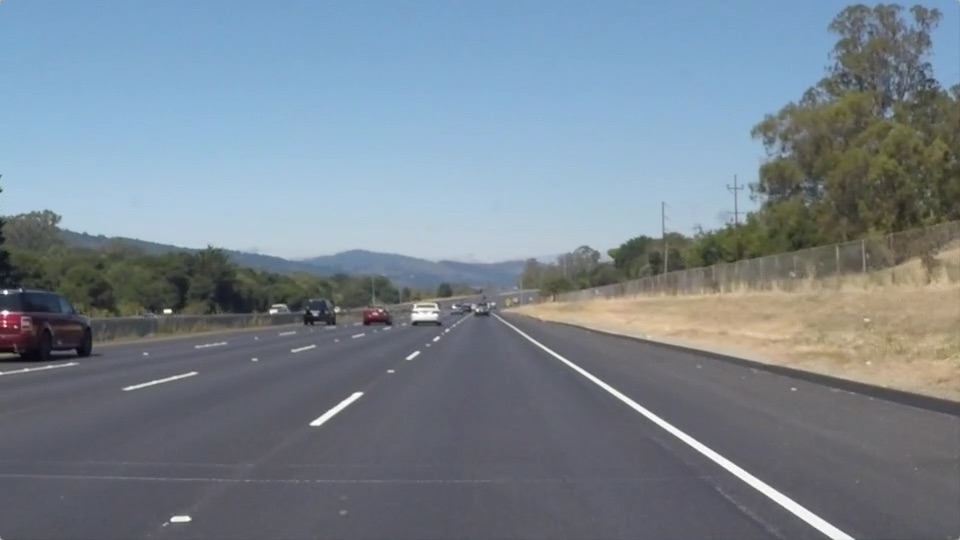
#> input picture CarND-LaneLines-P1-master/test_images/solidWhiteRight.jpg, 960 x 540 px
$ jupyter execute --allow-errors P1.ipynb   (shell and % lines are left out)
#> lines starting #> are read from the running program, lines starting #| are printed output that depends on the picture; after the words box and inside, x2 and y2 are one past the last pixel; in counts of white or black regions, pixels touching at a corner belong together
# Self-Driving Car Engineer Nanodegree

## Project: **Finding Lane Lines on the Road**
***
In this project, you will use the tools you learned about in the lesson to identify lane lines on the road.  You can develop your pipeline on a series of individual images, and later apply the result to a video stream (really just a series of images). Check out the video clip "raw-lines-example.mp4" (also contained in this repository) to see what the output should look like after using the helper functions below.

Once you have a result that looks roughly like "raw-lines-example.mp4", you'll need to get creative and try to average and/or extrapolate the line segments you've detected to map out the full extent of the lane lines.  You can see an example of the result you're going for in the video "P1_example.mp4".  Ultimately, you would like to draw just one line for the left side of the lane, and one for the right.

In addition to implementing code, there is a brief writeup to complete. The writeup should be completed in a separate file, which can be either a markdown file or a pdf document. There is a [write up template](https://github.com/udacity/CarND-LaneLines-P1/blob/master/writeup_template.md) that can be used to guide the writing process. Completing both the code in the Ipython notebook and the writeup template will cover all of the [rubric points](https://review.udacity.com/#!/rubrics/322/view) for this project.

---
Let's have a look at our first image called 'test_images/solidWhiteRight.jpg'.  Run the 2 cells below (hit Shift-Enter or the "play" button above) to display the image.

**Note: If, at any point, you encounter frozen display windows or other confounding issues, you can always start again with a clean slate by going to the "Kernel" menu above and selecting "Restart & Clear Output".**

---

**The tools you have are color selection, region of interest selection, grayscaling, Gaussian smoothing, Canny Edge Detection and Hough Tranform line detection.  You  are also free to explore and try other techniques that were not presented in the lesson.  Your goal is piece together a pipeline to detect the line segments in the image, then average/extrapolate them and draw them onto the image for display (as below).  Once you have a working pipeline, try it out on the video stream below.**

---

<figure>

 <figcaption>
 <p></p>
 <p style="text-align: center;"> Your output should look something like this (above) after detecting line segments using the helper functions below </p>
 </figcaption>
</figure>
 <p></p>
<figure>

 <figcaption>
 <p></p>
 <p style="text-align: center;"> Your goal is to connect/average/extrapolate line segments to get output like this</p>
 </figcaption>
</figure>

**Run the cell below to import some packages.  If you get an `import error` for a package you've already installed, try changing your kernel (select the Kernel menu above --> Change Kernel).  Still have problems?  Try relaunching Jupyter Notebook from the terminal prompt.  Also, consult the forums for more troubleshooting tips.**

## Import Packages

[cell 1]
#importing some useful packages
import matplotlib.pyplot as plt
import matplotlib.image as mpimg
import numpy as np
import cv2
import pandas as pd
pd.set_option('display.width', 1000)

## Read in an Image

[cell 2]
#reading in an image
image = mpimg.imread('test_images/solidWhiteRight.jpg')
#> image is the input picture: shape (540, 960, 3); mean R, G, B 120.3, 132.6, 143.7

#printing out some stats and plotting
print('This image is:', type(image), 'with dimensions:', image.shape)
#| This image is: <class 'numpy.ndarray'> with dimensions: (540, 960, 3)
plt.imshow(image)  # if you wanted to show a single color channel image called 'gray', for example, call as plt.imshow(gray, cmap='gray')

## Ideas for Lane Detection Pipeline

**Some OpenCV functions (beyond those introduced in the lesson) that might be useful for this project are:**

`cv2.inRange()` for color selection
`cv2.fillPoly()` for regions selection
`cv2.line()` to draw lines on an image given endpoints
`cv2.addWeighted()` to coadd / overlay two images
`cv2.cvtColor()` to grayscale or change color
`cv2.imwrite()` to output images to file
`cv2.bitwise_and()` to apply a mask to an image

**Check out the OpenCV documentation to learn about these and discover even more awesome functionality!**

## Helper Functions

Below are some helper functions to help get you started. They should look familiar from the lesson!

[cell 3]
import math

def grayscale(img):
    """Applies the Grayscale transform
    This will return an image with only one color channel
    but NOTE: to see the returned image as grayscale
    (assuming your grayscaled image is called 'gray')
    you should call plt.imshow(gray, cmap='gray')"""
    return cv2.cvtColor(img, cv2.COLOR_RGB2GRAY)
    # Or use BGR2GRAY if you read an image with cv2.imread()
    # return cv2.cvtColor(img, cv2.COLOR_BGR2GRAY)

def canny(img, low_threshold, high_threshold):
    """Applies the Canny transform"""
    return cv2.Canny(img, low_threshold, high_threshold)

def gaussian_blur(img, kernel_size):
    """Applies a Gaussian Noise kernel"""
    return cv2.GaussianBlur(img, (kernel_size, kernel_size), 0)

def region_of_interest(img, vertices):
    """
    Applies an image mask.

    Only keeps the region of the image defined by the polygon
    formed from `vertices`. The rest of the image is set to black.
    `vertices` should be a numpy array of integer points.
    """
    #defining a blank mask to start with
    mask = np.zeros_like(img)

    #defining a 3 channel or 1 channel color to fill the mask with depending on the input image
    if len(img.shape) > 2:
        channel_count = img.shape[2]  # i.e. 3 or 4 depending on your image
        ignore_mask_color = (255,) * channel_count
    else:
        ignore_mask_color = 255

    #filling pixels inside the polygon defined by "vertices" with the fill color
    cv2.fillPoly(mask, vertices, ignore_mask_color)

    #returning the image only where mask pixels are nonzero
    masked_image = cv2.bitwise_and(img, mask)
    return masked_image


def draw_lines(img, lines, color=[255, 0, 0], thickness=6):
    """
    NOTE: this is the function you might want to use as a starting point once you want to
    average/extrapolate the line segments you detect to map out the full
    extent of the lane (going from the result shown in raw-lines-example.mp4
    to that shown in P1_example.mp4).

    Think about things like separating line segments by their
    slope ((y2-y1)/(x2-x1)) to decide which segments are part of the left
    line vs. the right line.  Then, you can average the position of each of
    the lines and extrapolate to the top and bottom of the lane.

    This function draws `lines` with `color` and `thickness`.
    Lines are drawn on the image inplace (mutates the image).
    If you want to make the lines semi-transparent, think about combining
    this function with the weighted_img() function below
    """
    l_exp_x1 = l_exp_y2 = 10000
    l_exp_x2 = l_exp_y1 = -1
    r_exp_x1 = r_exp_y1 = 10000
    r_exp_x2 = r_exp_y2 = -1

    left_required_slope = 0.64
    right_required_slope = 0.45
    debug = 0
    imshape = img.shape
    img_w = imshape[1]
    img_h = imshape[0]
    draw_line_height = int(img_h*58/96)

    for line in lines:
        for x1,y1,x2,y2 in line:
            if debug>=99: cv2.line(img, (x1, y1), (x2, y2), color, thickness)
            if x1 < img_w//2: #left_line
                m = 1.0*(y2-y1)/(x2-x1)
                if debug>=10: print("left start x1 y1 x2 y2 m" , x1, y1, x2, y2, m)
                if m < -left_required_slope: # or m>left_required_slope: # take coordinates in to account only if the slope is reasonable.
                    l_exp_x1 = x1 if x1 < l_exp_x1 else l_exp_x1
                    l_exp_y1 = y1 if y1 > l_exp_y1 else l_exp_y1
                    l_exp_x2 = x2 if x2 > l_exp_x2 else l_exp_x2
                    l_exp_y2 = y2 if y2 < l_exp_y2 else l_exp_y2
            else: # right line
                m = 1.0*(y2-y1)/(x2-x1)
                if debug>=10: print("right start x1 y1 x2 y2 m" , x1, y1, x2, y2, m)
                if m > right_required_slope: # or m <-right_required_slope: # take coordinates in to account only if the slope is reasonable.
                    r_exp_x1 = x1 if x1 < r_exp_x1 else r_exp_x1
                    r_exp_y1 = y1 if y1 < r_exp_y1 else r_exp_y1
                    r_exp_x2 = x2 if x2 > r_exp_x2 else r_exp_x2
                    r_exp_y2 = y2 if y2 > r_exp_y2 else r_exp_y2

    if debug>=1: print("left before" , l_exp_x1, l_exp_y1, l_exp_x2, l_exp_y2)

    # left - calculate the slopes and extend
    m = 1.0*(l_exp_y2-l_exp_y1)/(l_exp_x2-l_exp_x1)
    c = l_exp_y1 - m*l_exp_x1
    l_exp_y1 = img_h
    l_exp_x1 = int((l_exp_y1 - c)*1.0/m)
    if l_exp_y2 > draw_line_height:
        l_exp_y2 = draw_line_height
        l_exp_x2 = int((l_exp_y2 - c)*1.0/m)

    if debug>=1: print("left m, c", m, c)
    if debug>=1: print("left after" , l_exp_x1, l_exp_y1, l_exp_x2, l_exp_y2)

    if debug>=1: print("right before", r_exp_x1, r_exp_y1, r_exp_x2, r_exp_y2)
    # right - calculate the slopes and extend
    m = 1.0*(r_exp_y2-r_exp_y1)/(r_exp_x2-r_exp_x1)
    c = r_exp_y1 - m*r_exp_x1
    if debug>=1: print("right m, c", m, c)
    r_exp_y2 = img_h
    r_exp_x2 = int((r_exp_y2 - c)*1.0/m)
    if r_exp_y1 > draw_line_height:
        r_exp_y1 = draw_line_height
        r_exp_x1 = int((r_exp_y1 - c)*1.0/m)
    if debug>=1: print("right after", r_exp_x1, r_exp_y1, r_exp_x2, r_exp_y2)

    cv2.line(img, (l_exp_x1, l_exp_y1), (l_exp_x2, l_exp_y2), color, thickness)
    cv2.line(img, (r_exp_x1, r_exp_y1), (r_exp_x2, r_exp_y2), color, thickness)


def hough_lines(img, rho, theta, threshold, min_line_len, max_line_gap):
    """
    `img` should be the output of a Canny transform.

    Returns an image with hough lines drawn.
    """
    lines = cv2.HoughLinesP(img, rho, theta, threshold, np.array([]), minLineLength=min_line_len, maxLineGap=max_line_gap)
    line_img = np.zeros((img.shape[0], img.shape[1], 3), dtype=np.uint8)
    draw_lines(line_img, lines)
    return line_img

# Python 3 has support for cool math symbols.

def weighted_img(img, initial_img, α=0.8, β=1., γ=0.):
    """
    `img` is the output of the hough_lines(), An image with lines drawn on it.
    Should be a blank image (all black) with lines drawn on it.

    `initial_img` should be the image before any processing.

    The result image is computed as follows:

    initial_img * α + img * β + γ
    NOTE: initial_img and img must be the same shape!
    """
    return cv2.addWeighted(initial_img, α, img, β, γ)

## Test Images

Build your pipeline to work on the images in the directory "test_images"
**You should make sure your pipeline works well on these images before you try the videos.**

[cell 4]
import os
os.listdir("test_images/")

## Build a Lane Finding Pipeline

Build the pipeline and run your solution on all test_images. Make copies into the `test_images_output` directory, and you can use the images in your writeup report.

Try tuning the various parameters, especially the low and high Canny thresholds as well as the Hough lines parameters.

[cell 5]
# TODO: Build your pipeline that will draw lane lines on the test_images
# then save them to the test_images_output directory.\
num_images = len(os.listdir("test_images/"))+1
# [6 lines of commented-out code are left out]

blur_kernel_size = 7
canny_low_threshold = 20
canny_high_threshold = 90
ignore_mask_color = 255

rho = 1 # distance resolution in pixels of the Hough grid
theta = np.pi/180 # angular resolution in radians of the Hough grid
threshold = 20     # minimum number of votes (intersections in Hough grid cell)
min_line_length = 10 #minimum number of pixels making up a line
max_line_gap = 140    # maximum gap in pixels between connectable line segments
#color = [255,0,0]
#thickness = 10

α=0.8
β=1.
γ=0.
num_cols = 3
fig = plt.figure(figsize = (20,40))
for idx,imgfile in enumerate(os.listdir("test_images/")):
#for idx,imgfile in enumerate(os.listdir("challenge_images_sample/")):
    image = mpimg.imread('test_images/'+imgfile)
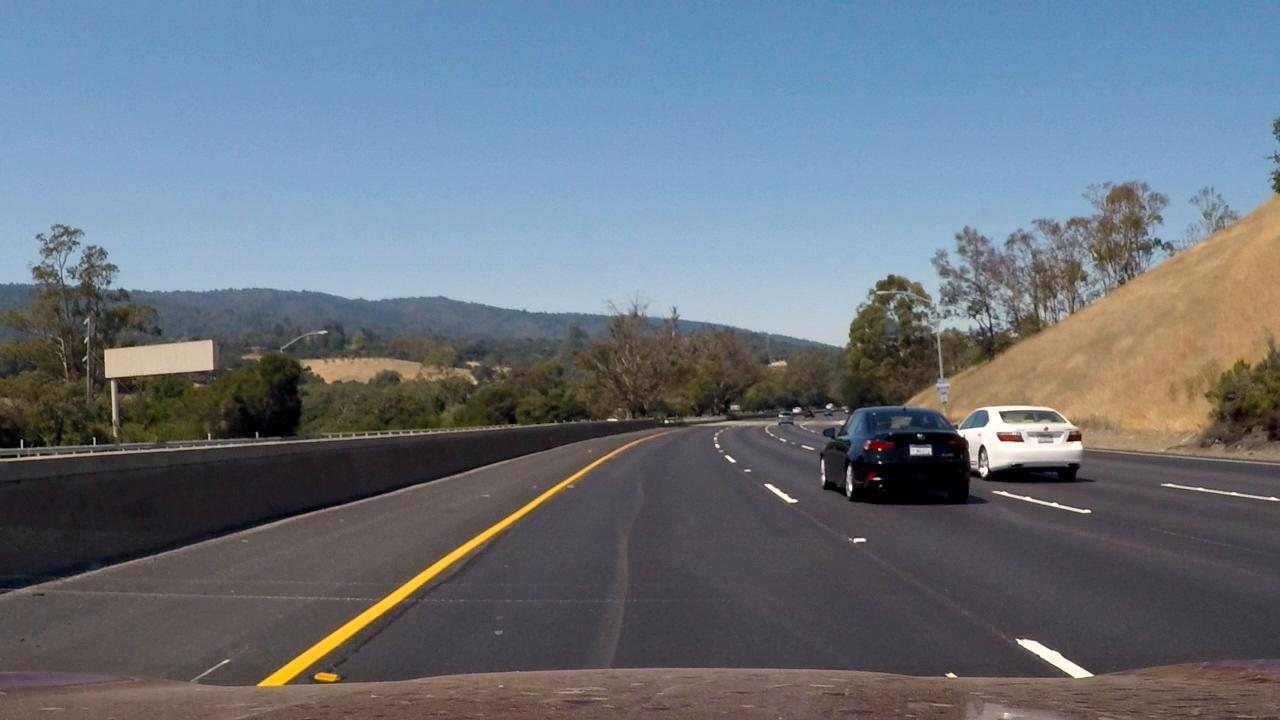
#> input picture CarND-LaneLines-P1-master/test_images/challenge_img_1.jpg, 1280 x 720 px
#> image is the input picture: shape (720, 1280, 3); mean R, G, B 104.6, 113.7, 123.7
    #image = mpimg.imread('challenge_images_sample/'+imgfile)
    fig.add_subplot(num_images, num_cols, idx*num_cols+1)
    plt.imshow(image)
    gray = grayscale(image)
    blurgray = gaussian_blur(gray,blur_kernel_size)
    edges = canny(blurgray,canny_low_threshold,canny_high_threshold)
#> in canny, `return cv2.Canny(img, low_threshold, high_threshold)`:
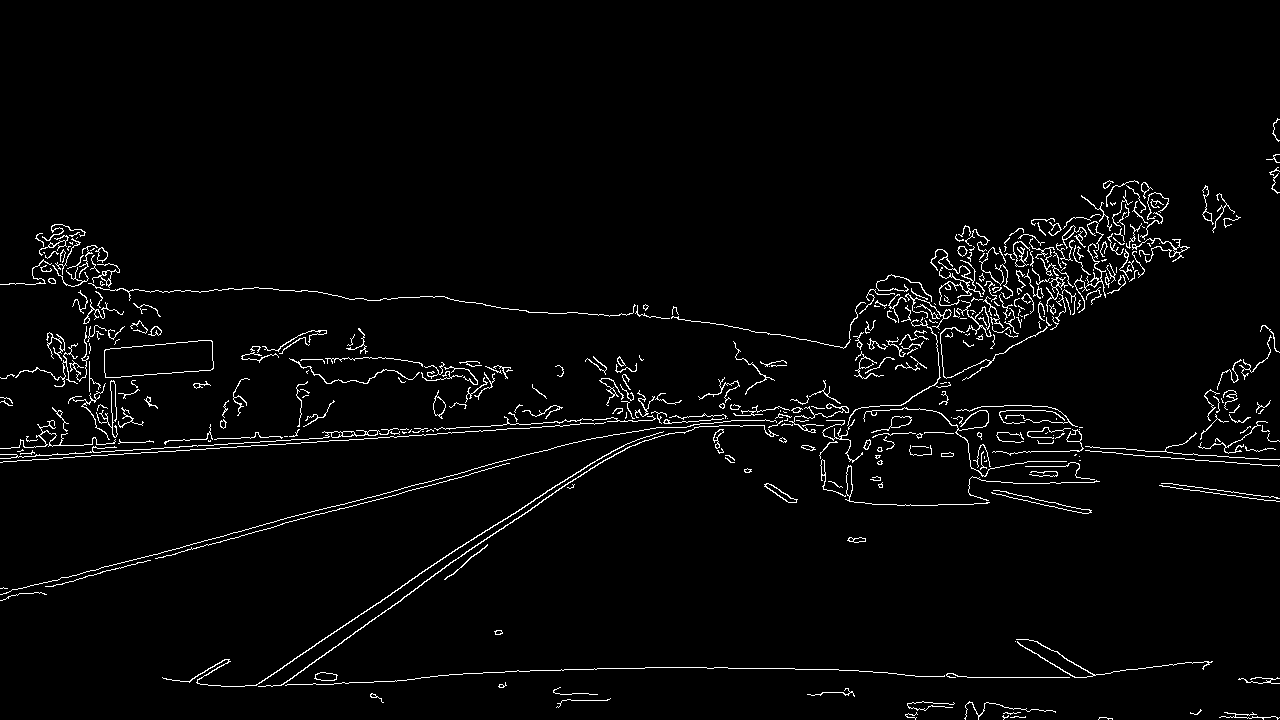
#> returned value: shape (720, 1280); 2.8% white in thin lines or dots, all inside (x1, y1, x2, y2) = (0, 118, 1280, 720)
    imshape = image.shape
    vertices = np.array([[(0,imshape[0]), (imshape[1]*23/48, imshape[0]*58/96), (imshape[1]*25/48, imshape[0]*58/96), (imshape[1],imshape[0])]], dtype=np.int32)

    fig.add_subplot(num_images, num_cols, idx*num_cols+2)
    plt.imshow(edges)

    masked_edges = region_of_interest(img=edges,vertices=vertices)
#> in region_of_interest, `masked_image = cv2.bitwise_and(img, mask)`:
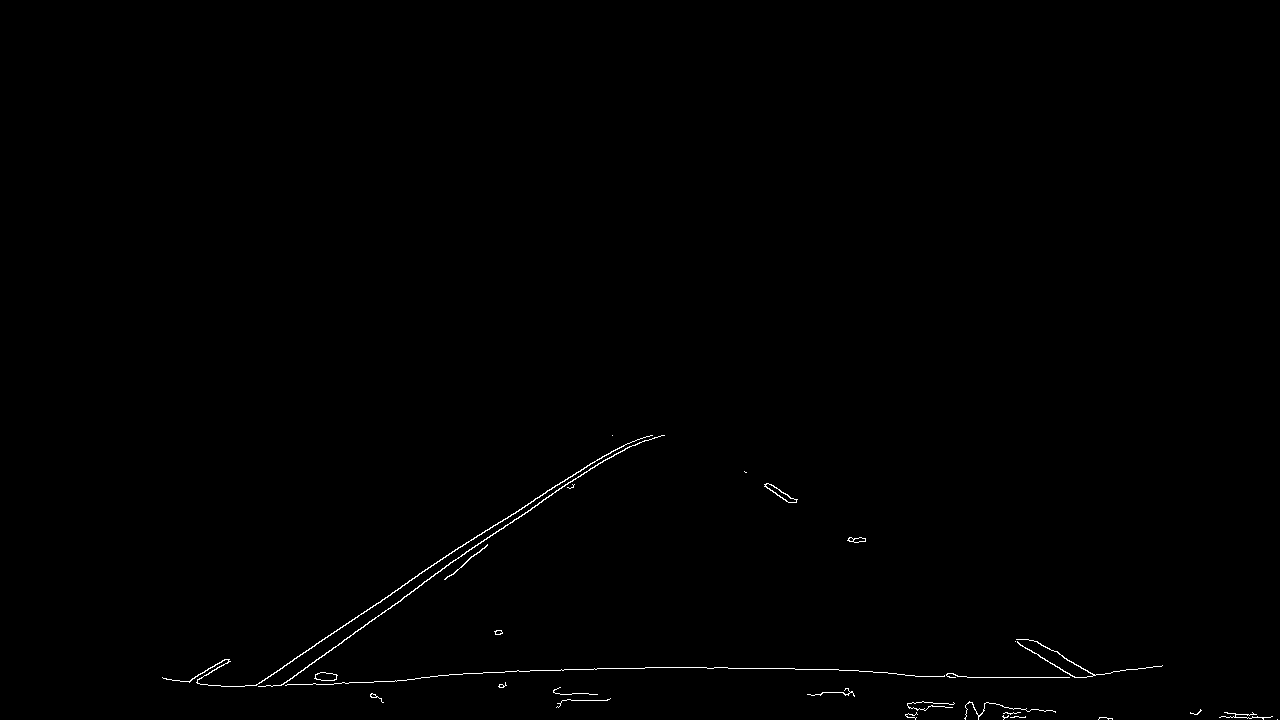
#> masked_image: shape (720, 1280); 0.39% white in thin lines or dots, all inside (x1, y1, x2, y2) = (162, 435, 1278, 720)
    line_image = hough_lines(masked_edges, rho, theta, threshold, min_line_length, max_line_gap)
#> in hough_lines, `lines = cv2.HoughLinesP(img, rho, theta, threshold, np.array([]), minL..`: lines = 58 rows, first 6: [255, 685, 490, 527], [283, 684, 576, 472], [907, 705, 1052, 710], [222, 686, 406, 680], [197, 683, 658, 667], [328, 673, 578, 471]
#> the loop in draw_lines, `for line in lines:` made 58 passes
    final_img = weighted_img(line_image, image, α, β, γ)
#> in weighted_img, `return cv2.addWeighted(initial_img, α, img, β, γ)`:
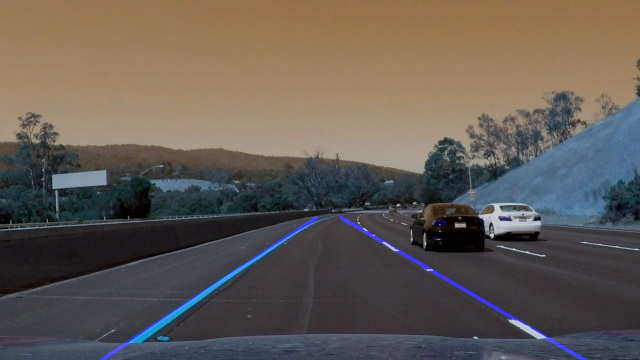
#> returned value: shape (720, 1280, 3) (shown at 1/2 size); mean of channels 0, 1, 2 84.9, 91, 99; drawn as B, G, R
    mpimg.imsave('test_images_output/'+imgfile+'.jpg',final_img)
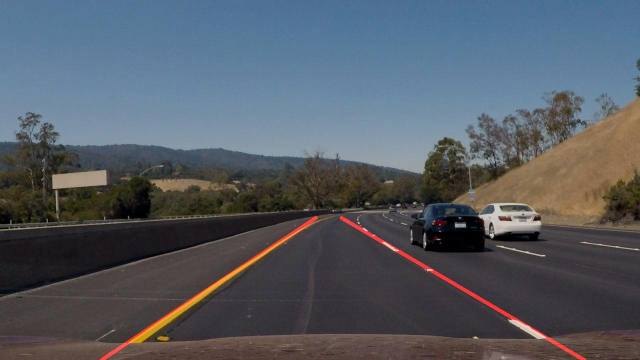
#> saved as challenge_img_1.jpg.jpg: shape (720, 1280, 3) (shown at 1/2 size); mean R, G, B 85.1, 90.9, 99.2
    fig.add_subplot(num_images, num_cols, idx*num_cols+3)
    plt.imshow(final_img)
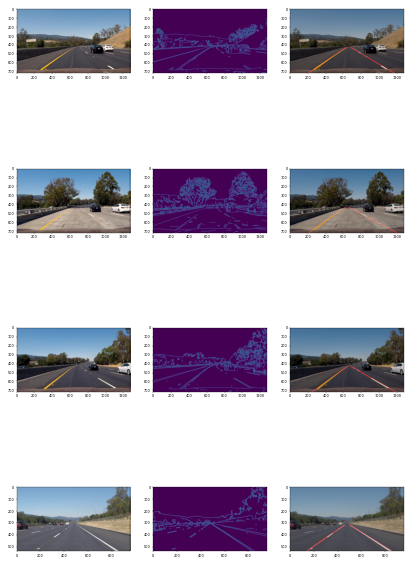
#> figure drawn by matplotlib, 12 panels

### Test on Videos

You know what's cooler than drawing lanes over images? Drawing lanes over video!

We can test our solution on two provided videos:

`solidWhiteRight.mp4`

`solidYellowLeft.mp4`

**Note: if you get an import error when you run the next cell, try changing your kernel (select the Kernel menu above --> Change Kernel). Still have problems? Try relaunching Jupyter Notebook from the terminal prompt. Also, consult the forums for more troubleshooting tips.**

**If you get an error that looks like this:**
```
NeedDownloadError: Need ffmpeg exe.
You can download it by calling:
imageio.plugins.ffmpeg.download()
```
**Follow the instructions in the error message and check out [this forum post](https://discussions.udacity.com/t/project-error-of-test-on-videos/274082) for more troubleshooting tips across operating systems.**

[cell 6]
# Import everything needed to edit/save/watch video clips
from moviepy.editor import VideoFileClip
from IPython.display import HTML

[cell 7]
import time
# [42 lines left out: function process_image, not called in this run]

Let's try the one with the solid white lane on the right first ...

[cell 8]
white_output = 'test_videos_output/solidWhiteRight.mp4'
#> white_output = 'test_videos_output/solidWhiteRight.mp4'
## To speed up the testing process you may want to try your pipeline on a shorter subclip of the video
## To do so add .subclip(start_second,end_second) to the end of the line below
## Where start_second and end_second are integer values representing the start and end of the subclip
## You may also uncomment the following line for a subclip of the first 5 seconds
##clip1 = VideoFileClip("test_videos/solidWhiteRight.mp4").subclip(0,5)
#> (the rest of this cell did not finish here and is left out)
